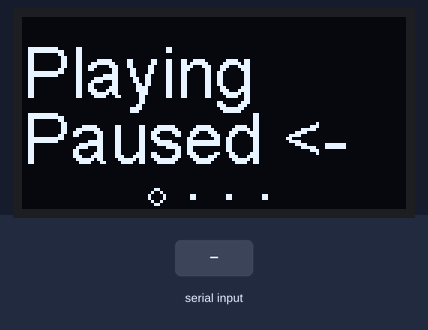
Recording of a sketch running on a simulated ESP8266 (NodeMCU). On the bench: 128×64 one-colour display. The test bench sets the inputs (shaded band). WiFi joins after 1.5 s; servers stay silent unless stated; uploads are accepted with an empty reply; what the sketch prints to the serial monitor is not drawn.

Above: at 2.7 s.
2.8 s: "+" received over Serial
5.8 s: "-" received over Serial
At 5.97 s:
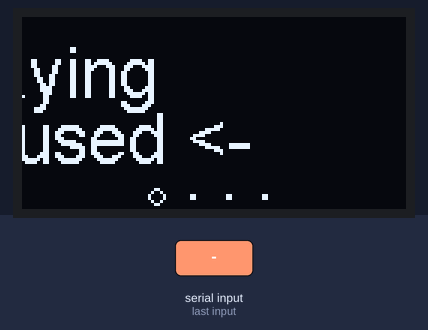
At 7.3 s:
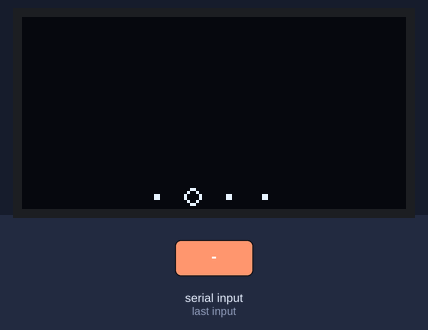
7.6 s: "X90\n" received over Serial
9.4 s: "N90\n" received over Serial
12.2 s: "P90\n" received over Serial
15.2 s: "X 45\n" received over Serial
At 16.6 s:
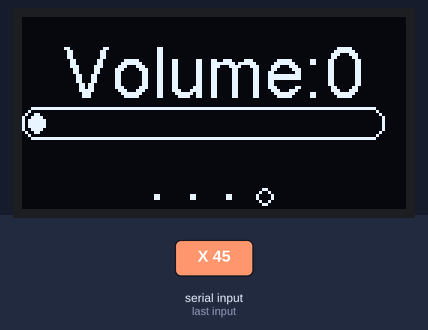
Timing chart, 0 to 18.2 s (numbered marks = the images above; inputs shaded):
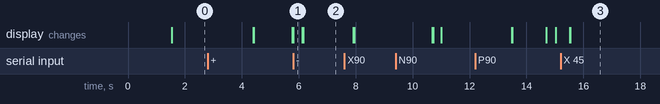

The sketch:

ESP_Spotify_Remote_Display.ino
```cpp
/*
Name:		ESP_Spotify_Remote_Display.ino
Created:	1/2/2017 10:12:38 PM
Author:		Rojait00
*/

/*######################### Include #############################################*/
#include <Key.h>			//Keypad 2x3
#include <Keypad.h>			//Keypad 2x3
#include "SSD1306.h"		//Display
#include "OLEDDisplayUi.h"	// Include the UI lib
#include "images.h"			// Include custom images
#include <ESP8266WiFi.h>	//WiFi


/*######################### Debug Options #######################################*/
//#define DEBUG
#define noButtons
//#define noDisplay

#ifdef DEBUG
	#define Sprintln(a) (Serial.println(a)) // Use Serial
	#define Sprint(a) (Serial.print(a)) // Use Serial
	#define getInput() (Serialread()) // Use Serial
#else
	#define Sprintln(a) // Don't print
	#define Sprint(a) // Don't print

	#ifdef noButtons
		#define getInput() (Serialread())
	#else
		#define getInput() (kpd.getKey()) // use keypad if your ESP has got enough pins free
	#endif // ESP01
#endif // DEBUG


/*######################### WiFi Parameter #######################################*/
const char* ssid = "B5C4";
const char* password = "0622527231993956";

#ifndef noDisplay
/*######################### OLED Display #######################################*/
const int I2C_CLK_Pin = 0;
const int I2C_Data_Pin = 2;

SSD1306  display(0x3c,I2C_Data_Pin, I2C_CLK_Pin);
OLEDDisplayUi ui(&display);
#endif // !noDisplay

#ifndef noButtons
/*######################### Keypad Mapping #######################################*/
byte Port_rowPins[] = { 3,1};
byte Port_colPins[] = { 5,13,4 };
byte ROWS = 2; // Two rows
byte COLS = 3; // Three columns
char keys[2][3] = {
	{ '-','X','+' },  //volume down, (un)mute, volume up
	{ 'B','P','N'} }; //back, play/pause, next
Keypad kpd = Keypad(makeKeymap(keys), Port_rowPins, Port_colPins, ROWS, COLS);
#endif // !noButtons


/*######################### Player Status #######################################*/
String artist="12345678901234567890";
bool newArtist = true;
String song="ABCDEFGHIJKLMNOPQRSTUVW";
bool newSong = true;
int16_t volume = 50;
bool newVolume = true;
bool playing = false;
bool newPlayState = true;

int oldVolume=0;
long lastDataMills =-20000;
const long maxRefreshTime =  20000;
String metaValue = "";
String statusValue = "";
String lastAction = "";
int lastActionMillis = 0;
bool newDataNeeded = false;

#ifndef noDisplay
/*######################### User-Interface #######################################*/
FrameCallback frames[] = { drawState, drawArtist, drawSong, drawVolume };
int frameCount = 4;
// Overlays are statically drawn on top of a frame eg. a clock
OverlayCallback overlays[] = { topBar };
int overlaysCount = 1;
int offset_y = 5;
#endif // !noDisplay

/*######################### Webserver Specs #######################################*/
const char* host = "mischpult";
const int port = 4000;
struct URLs {
	const char* STATUS = "/api/info/status";
	const char* META = "/api/info/metadata";
	const char* PLAY = "/api/playback/play";
	const char* PAUSE = "/api/playback/pause";
	const char* NEXT = "/api/playback/next";
	const char* PREV = "/api/playback/prev";
	const char* VOL = "/api/playback/volume";
} urls;


/*##################################### Handle-Input ###########################################*/
///Return char from Serial if available. Otherwise returns 0.
char Serialread()
{
	if (Serial.available())
		return Serial.read();
	else
		return 0;
}

///gets Input an handles commands.
void handleInput()
{
	char key = getInput();

	switch (key)
	{
	case '+':
		volume += 3;
		if (volume > 100)
			volume = 100;
		map(getValue(metaValue, "volume").toInt(), 0, 65535, 1, 103) > 65535 ? 98 : volume;
		setVolume();
		lastAction = "volume up";
		break;
	case '-':
		volume -= 3;
		if (volume < 0)
			volume = 0;
		setVolume();
		lastAction = "volume down";
		break;
	case 'X':
		if (volume == 1)
			volume = oldVolume;
		else
		{
			oldVolume = volume;
			volume = 1;
		}
		setVolume();
		lastAction = "(un)mute";
		break;
	case 'N':
		next();
		break;
	case 'P':
		playPause();
		break;
	case 'B':
		prev();
		break;
	default:

		return;
	}
}

/*##################################### HTTP Area ###########################################*/
///sends the new volume to the server.
void setVolume() {
	Sprintln(String("POST") + urls.VOL);

	if (!newVolume)
	{

		volume = map(getValue(metaValue, "volume").toInt(), 0, 65535, 1, 103);
		newVolume = true;
		Sprintln(volume);
		if (volume != 0)
			oldVolume = volume;
	}

	WiFiClient client;
	String msg = "";

	if (client.connect(host, 4000))
	{
		Serial.println("Connected to server");
		int outval = map(volume, 0, 100, 2, 65532);
		outval = outval > 65534 ? 65534 : outval;
		outval = outval < 0 ? 1 : outval;
		String PostData = "value=" + String(outval) + "&";
		Sprintln(PostData);
		client.println("POST /api/playback/volume HTTP/1.1");
		client.println("Connection: close");
		client.println("Content-Type: application/x-www-form-urlencoded; charset=UTF-8");
		client.println("Host: mischpult:4000");
		client.println("Accept-Encoding: gzip");
		client.println(String("Content-Length: ") + String(PostData.length()));
		client.println();
		client.println(PostData);

		long interval = 2000;
		unsigned long currentMillis = millis(), previousMillis = millis();

		while (!client.available()) {

			if ((currentMillis - previousMillis) > interval) {

				client.stop();
				return;
			}
			currentMillis = millis();
		}

		while (client.connected())
		{
			if (client.available())
			{
				char str = client.read();
				Sprint(str);
			}
		}
		client.stop();
	}
}

///checks if the local data is outdated.
bool needNewData(bool loopRefresh = false)
{
	bool ret = false;
	//Sprintln("NeedNewData()");
	long timeDiff = millis();
	timeDiff -= lastDataMills;
	long maxTime = loopRefresh ? maxRefreshTime : maxRefreshTime / 2;

	if (timeDiff>maxTime)
	{
		lastDataMills = millis();
		ret = true;
		newDataNeeded = true;
		Sprint("needsNewData! Timediff: " + String(timeDiff)); Sprintln(" maxTime: " + String(maxTime));
	}
	else
	{
		ret = false;
		newDataNeeded = false;
	}
	return ret;
}

///requests new data and stores it only as raw data.
void getNewData()
{
	if (newDataNeeded)
	{
		newDataNeeded = false;
		lastDataMills = millis();
		//Sprintln(lastDataMills+" lastDataMills in getNewData");
		//String status = "";
		statusValue = httpRequestGET(urls.STATUS);
		delay(1);
		if (statusValue != "")
		{
			lastDataMills = millis();
			newPlayState = false;
			//statusValue = status;
			//String meta = "";
			metaValue = httpRequestGET(urls.META);
			delay(1);
			if (metaValue != "")
			{
				metaValue = metaValue;
				newArtist = false;
				newSong = false;
				newVolume = false;
			}
		}
	}
}

///performs a httpRequest an returns the server response.
String httpRequestGET(String url) {
	Sprintln("GET" + url);
	WiFiClient client;
	String msg = "";
	if (!client.connect(host, port)) {
		return "";
	}
	// This will send the request to the server
	client.println(String("GET ") + url + " HTTP/1.1");
	client.println(String("Host: ") + host);
	client.println(String("Connection: close"));
	client.println();
	unsigned long timeout = millis();
	while (client.available() == 0 && millis() - timeout < 5000) {}
	while (client.available() != 0)
	{
		msg += client.readString();
		delay(2);
	}
	client.stop();
	Sprintln(msg);
	return msg;
}


/*##################################### Commands ###########################################*/
///sends "next song"-command
void next()
{
	newArtist = false;
	newSong = false;
	lastAction = "next";
	httpRequestGET(urls.NEXT);
}

///sends "play"-command
void play()
{
	httpRequestGET(urls.PLAY);
	lastAction = "play";
}

///sends "pause"-command
void pause()
{
	httpRequestGET(urls.PAUSE);
	lastAction = "pause";
}

///sends "prev. song"-command
void prev()
{
	httpRequestGET(urls.PREV);
	newArtist = false;
	newSong = false;
	lastAction = "back";
}

///calls play/pause depending on current state.
void playPause()
{
	if (needNewData())
		getNewData();
	delay(1);
	if (!newPlayState)
	{
		String val = getValue(statusValue, "playing");
		if (val == "true")
		{
			playing = true;
			Sprintln("new State: true");
		}
		else
		{
			playing = false;
			Sprintln("new State: false");
		}
		newPlayState = true;

	}

	if (playing)
		pause();
	else
		play();
	playing = !playing;
	newPlayState = true;

}


#ifndef noDisplay
/*##################################### Draw Screens ###########################################*/
///draws a topBar containing the last command.
void topBar(OLEDDisplay *display, OLEDDisplayUiState* state) {
	display->setTextAlignment(TEXT_ALIGN_RIGHT);
	display->setFont(ArialMT_Plain_16);
	display->drawString(128, 0, lastAction);

	if ((millis() - lastActionMillis) > 4000)
		lastAction = "";
}

///gets value out of raw data if necessary and displays it
void drawState(OLEDDisplay *display, OLEDDisplayUiState* state, int16_t x, int16_t y) {
	if (!newPlayState)
	{
		String val = getValue(statusValue, "playing");
		if (val == "true")
		{
			playing = true;
			Sprintln("new State: true");
		}
		else
		{
			playing = false;
			Sprintln("new State: false");
		}
		newPlayState = true;

	}

	display->setTextAlignment(TEXT_ALIGN_LEFT);
	display->setFont(ArialMT_Plain_24);
	String playMsg = "Playing" + String(playing ? " <-" : " ");
	//Sprintln(playMsg);
	display->drawString(0 + x, offset_y + y, playMsg);
	String pauseMsg = "Paused" + String(!playing ? " <-" : " ");
	//Sprintln(pauseMsg);
	display->drawString(0 + x, (offset_y + 22) + y, pauseMsg);

}

///gets value out of raw data if necessary and displays it
void drawArtist(OLEDDisplay *display, OLEDDisplayUiState* state, int16_t x, int16_t y) {
	if (!newArtist)
	{
		artist = getValue(metaValue, "artist_name");
		newArtist = true;
	}
	// Demonstrates the 3 included default sizes. The fonts come from SSD1306Fonts.h file
	// Besides the default fonts there will be a program to convert TrueType fonts into this format
	display->setTextAlignment(TEXT_ALIGN_LEFT);
	display->setFont(ArialMT_Plain_24);
	drawString(artist, display, x, y);
}

///gets value out of raw data if necessary and displays it
void drawSong(OLEDDisplay *display, OLEDDisplayUiState* state, int16_t x, int16_t y) {
	if (!newSong)
	{
		song = getValue(metaValue, "track_name");
		newSong = true;
	}
	// Demonstrates the 3 included default sizes. The fonts come from SSD1306Fonts.h file
	// Besides the default fonts there will be a program to convert TrueType fonts into this format
	display->setTextAlignment(TEXT_ALIGN_LEFT);
	display->setFont(ArialMT_Plain_24);

	drawString(song, display, x, y);
}

///gets value out of raw data if necessary and displays it
void drawVolume(OLEDDisplay *display, OLEDDisplayUiState* state, int16_t x, int16_t y) {
	if (!newVolume)
	{

		volume = map(getValue(metaValue, "volume").toInt(),0,65535,0,100);
		newVolume = true;
		Sprintln(volume);
		if (volume != 0)
			oldVolume = volume;
	}
	display->setTextAlignment(TEXT_ALIGN_LEFT);
	display->setFont(ArialMT_Plain_24);
	// draw the progress bar
	display->drawProgressBar(0, offset_y+25, 120, 10, volume);

	// draw the percentage as String
	display->setTextAlignment(TEXT_ALIGN_CENTER);
	display->drawString(64, offset_y, "Volume:"+String(volume));
}

///handles long strings an prints them on the display
void drawString(String str, OLEDDisplay *display, int16_t x, int16_t y)
{
	if (str.length()>10)
	{
		if (str.length() > 20)
			str = str.substring(0, 20);

		if (str.indexOf(' ', str.length() - 10) != -1 && str.indexOf(' ', str.length() - 10)-1 < 9)
		{
			display->drawString(0 + x, offset_y + y, str.substring(0, str.indexOf(' ', str.length() - 10)));
			display->drawString(0 + x, (offset_y + 22) + y, str.substring(str.indexOf(' ', str.length() - 10)+1, str.length()));
		}
		else
		{
			display->drawString(0 + x, offset_y + y, str.substring(0, 9) + '-');
			display->drawString(0 + x, (offset_y + 22) + y, str.substring(9, str.length()));
		}
	}
	else
	{
		display->drawString(0 + x, (offset_y + 11) + y, str);
	}
}
#endif // !noDisplay

/*##################################### String Tools ###########################################*/
///returs value of "search" out of v
///Example:
///search = "artist"
///v = "{ "artist": "ACDC" }
///return = ACDC
String getValue(String v, String search) {
	Sprint("getValue: " + search);
	if (v != "")
	{
		int i = getValueIndex(v, search);
		int e = v.indexOf(',', i);
		if (v.charAt(i) == '"')
			i++;
		if (v.charAt(e - 1) == '"')
			e--;
		//Sprint("-> i: "); Sprint(i); Sprint(" - e: "); Sprintln(e);
		Sprintln(" -> Result: " + v.substring(i, e));
		return v.substring(i, e);
	}
	else
	{
		Sprintln(" -> v was empty");
		return "";
	}

}

///returs the end-index of the String "search" in v
int getValueIndex(String v, String search) {
	int searchlength = search.length();
	int max = v.length() - searchlength;
	int i = 0;
	for (i = 0; i <= max; i++) {
		if (v.substring(i, i+searchlength) == search)
		{
			//Sprint(" Org I: "+i);
			return i + searchlength + 3; // 3 = (": )
		}
	}
	Sprint("failed with: " + i);
	return -1;
}


/*##################################### Setup Loop ###########################################*/
///prepares everything
void setup() {
	Serial.begin(9600);

#ifndef noDisplay
	//Display
	pinMode(0, INPUT);
	pinMode(2, INPUT);
#endif // !noDisplay


#ifndef noDisplay
	// The ESP is capable of rendering 60fps in 80Mhz mode
	// but that won't give you much time for anything else
	// run it in 160Mhz mode or just set it to 30 fps
	ui.setTargetFPS(25);

	// Customize the active and inactive symbol
	ui.setActiveSymbol(activeSymbol);
	ui.setInactiveSymbol(inactiveSymbol);

	// You can change this to
	// TOP, LEFT, BOTTOM, RIGHT
	ui.setIndicatorPosition(BOTTOM);

	// Defines where the first frame is located in the bar.
	ui.setIndicatorDirection(LEFT_RIGHT);

	// You can change the transition that is used
	// SLIDE_LEFT, SLIDE_RIGHT, SLIDE_UP, SLIDE_DOWN
	ui.setFrameAnimation(SLIDE_LEFT);

	// Add frames
	ui.setFrames(frames, frameCount);

	// Add overlays
	ui.setOverlays(overlays, overlaysCount);

	// Initialising the UI will init the display too.
	ui.init();

	display.flipScreenVertically();

	display.write(String(String("Connecting to ") + String(ssid)).c_str());
#endif // !noDisplay

	// start connecting to a WiFi network

	Sprintln();
	Sprintln();
	Sprint("Connecting to ");
	Sprintln(ssid);

	/* Explicitly set the ESP8266 to be a WiFi-client, otherwise, it by default,
	would try to act as both a client and an access-point and could cause
	network-issues with your other WiFi-devices on your WiFi-network. */

	WiFi.mode(WIFI_STA);
	WiFi.begin(ssid, password);

	while (WiFi.status() != WL_CONNECTED) {
		delay(500);
		Sprint(".");
	}

	Sprintln("");
	Sprintln("WiFi connected");
	Sprintln("IP address: ");
	Sprintln(WiFi.localIP());


	Sprintln();
	Sprintln();


	getNewData();
	delay(1);
}

///gets repeated every frame
void loop() {
#ifndef noDisplay
	int remainingTimeBudget = ui.update();

	//if (remainingTimeBudget > 0)  //If uncommented the UI has got a higher prio than the Code.
#endif // !noDisplay
	{
		loopingCode();
	}
	delay(1);
}

///any code that should be called frequently
void loopingCode()
{
	if (needNewData(true))
	{
		getNewData();
	}
	handleInput();
}

//Sample Server response
/*
http://mischpult:4000/api/info/status
{
"active": true,
"logged_in": true,
"playing": false,
"repeat": false,
"shuffle": true
}


http://mischpult:4000/api/info/metadata
{
"album_name": "Bills",
"album_uri": "spotify:album:6ItEjseW8RWuVTDLd1vcnp",
"artist_name": "Lunchmoney Lewis",
"artist_uri": "spotify:artist:2iUbk5KhZYZt4CRvWbwb7S",
"context_uri": "spotify:user:spotify:playlist:37i9dQZF1Cz35eQTh2fHR0",
"cover_uri": "spotify:image:6530aa2cb1109c3b1dfd3a7cf98c39dd71495351",
"data0": "Deine Top Tracks aus 2016",
"duration": 204600,
"track_name": "Bills",
"track_uri": "spotify:track:7rlCeTnjn0plPZkVAcctPZ",
"volume": 65535
}
*/
```

Source omitted: images.h (data table, 2125 bytes)

Measured:
- after the input at 15.2 s, the display: first changes after 0.32 s (image 3 shows a later state)
